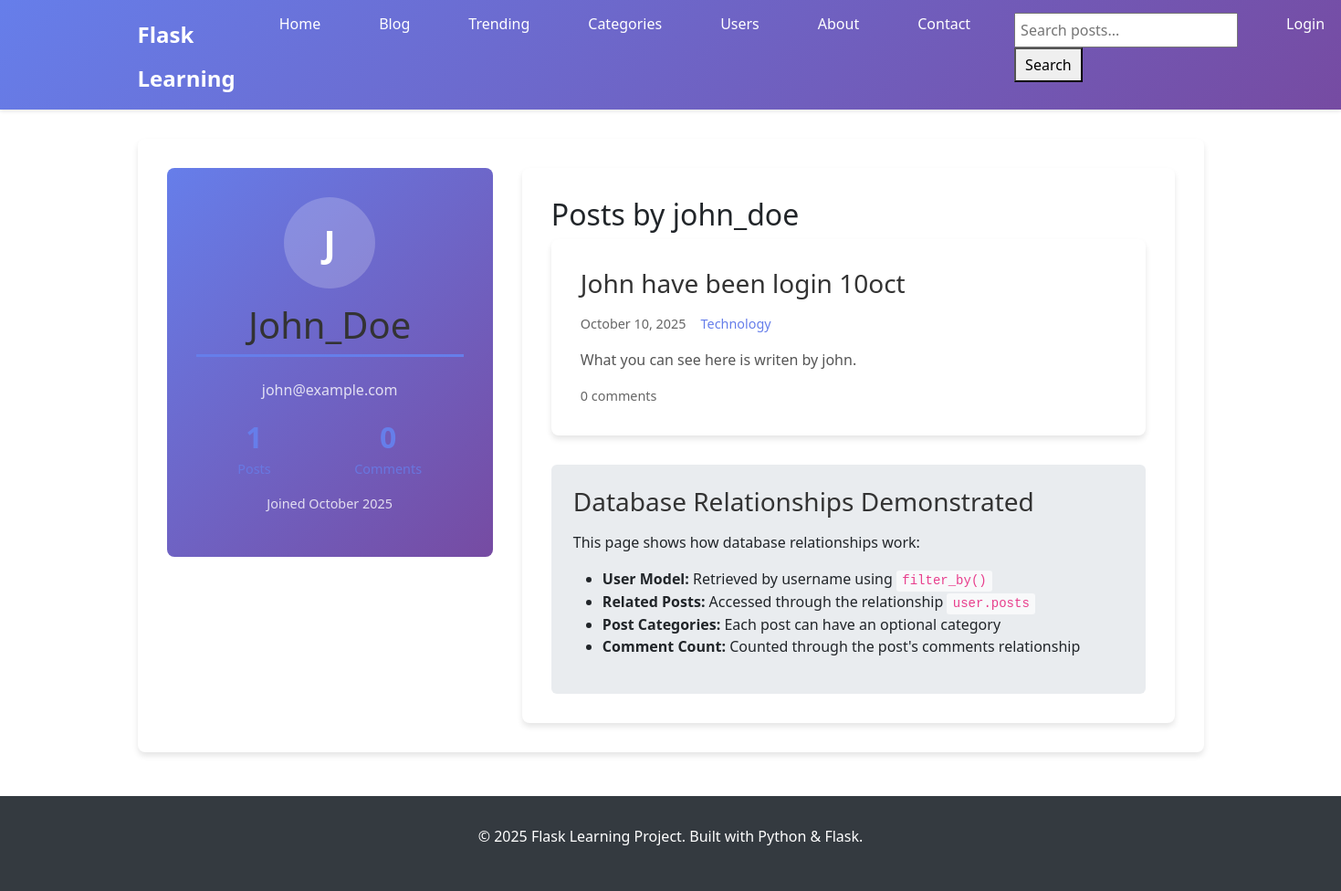
/user/john_doe, run on the app's committed database.
### app.py (models this page shows, shortened)
class User(db.Model, UserMixin):
    id = db.Column(db.Integer, primary_key=True)
    username = db.Column(db.String(80), unique=True, nullable=False)
    email = db.Column(db.String(120), unique=True, nullable=False)
    password_hash = db.Column(db.String(255), nullable=False)
    avatar_filename = db.Column(db.String(255), nullable=True, default='default-avatar.png')
    is_admin = db.Column(db.Boolean, default=False)
    created_at = db.Column(db.DateTime, default=datetime.utcnow)
    is_active = db.Column(db.Boolean, default=True)
    posts = db.relationship('Post', backref='author', lazy=True, cascade='all, delete-orphan')
    comments = db.relationship('Comment', backref='author', lazy=True, cascade='all, delete-orphan')

class Post(db.Model):
    id = db.Column(db.Integer, primary_key=True)
    title = db.Column(db.String(200), nullable=False)
    content = db.Column(db.Text, nullable=False)
    image_filename = db.Column(db.String(255), nullable=True)
    created_at = db.Column(db.DateTime, default=datetime.utcnow)
    updated_at = db.Column(db.DateTime, default=datetime.utcnow, onupdate=datetime.utcnow)
    user_id = db.Column(db.Integer, db.ForeignKey('user.id'), nullable=False)
    category_id = db.Column(db.Integer, db.ForeignKey('category.id'), nullable=True)
    comments = db.relationship('Comment', backref='post', lazy=True, cascade='all, delete-orphan')

class Category(db.Model):
    id = db.Column(db.Integer, primary_key=True)
    name = db.Column(db.String(50), unique=True, nullable=False)
    description = db.Column(db.Text)
    posts = db.relationship('Post', backref='category', lazy=True)

### app.py (the view)
@app.route('/user/<username>')
def user_profile(username):
    user = User.query.filter_by(username=username).first_or_404()
    posts = Post.query.filter_by(user_id=user.id).order_by(Post.created_at.desc()).all()
    return render_template('user_profile.html', title=f'{username} - Profile',
                         user=user, posts=posts)

### templates/user_profile.html
{% extends "base.html" %}
{% block content %}
<div class="content-section">
    <div class="profile-content">
        <div class="profile-card">
            <div class="profile-avatar">
                <span class="avatar-letter">{{ user.username[0].upper() }}</span>
            </div>
            <h1>{{ user.username.title() }}</h1>
            <p class="profile-email">{{ user.email }}</p>
            <div class="profile-stats">
                <div class="stat">
                    <span class="stat-number">{{ posts|length }}</span>
                    <span class="stat-label">Posts</span>
                </div>
                <div class="stat">
                    <span class="stat-number">{{ user.comments|length }}</span>
                    <span class="stat-label">Comments</span>
                </div>
            </div>
            <p class="join-date">Joined {{ user.created_at.strftime('%B %Y') }}</p>
        </div>
        <div class="profile-content-main">
            <h2>Posts by {{ user.username }}</h2>
            {% if posts %}
                <div class="user-posts">
                    {% for post in posts %}
                    <article class="post-card">
                        <h3><a href="{{ url_for('post_detail', id=post.id) }}">{{ post.title }}</a></h3>
                        <div class="post-meta">
                            <span class="date">{{ post.created_at.strftime('%B %d, %Y') }}</span>
                            {% if post.category %}
                            <span class="category">
                                <a href="{{ url_for('category_posts', id=post.category.id) }}">{{ post.category.name }}</a>
                            </span>
                            {% endif %}
                        </div>
                        <p class="post-excerpt">{{ post.content[:150] }}{% if post.content|length > 150 %}...{% endif %}</p>
                        <div class="post-stats">
                            <span>{{ post.comments|length }} comments</span>
                        </div>
                    </article>
                    {% endfor %}
                </div>
            {% else %}
                <div class="no-posts">
                    <p>{{ user.username }} hasn't written any posts yet.</p>
                </div>
            {% endif %}
            <div class="database-demo-info">
                <h3>Database Relationships Demonstrated</h3>
                <p>This page shows how database relationships work:</p>
                <ul>
                    <li><strong>User Model:</strong> Retrieved by username using <code>filter_by()</code></li>
                    <li><strong>Related Posts:</strong> Accessed through the relationship <code>user.posts</code></li>
                    <li><strong>Post Categories:</strong> Each post can have an optional category</li>
                    <li><strong>Comment Count:</strong> Counted through the post's comments relationship</li>
                </ul>
            </div>
        </div>
    </div>
</div>
{% endblock %}

### static/css/style.css (style rules this page uses)
* { margin: 0; padding: 0; box-sizing: border-box; }
body { font-family: 'Segoe UI', Tahoma, Geneva, Verdana, sans-serif; line-height: 1.6; color: #333; background-color: #f8f9fa; }
.content-section { background: white; padding: 2rem; border-radius: 8px; box-shadow: 0 4px 6px rgba(0,0,0,0.1); margin: 2rem 0; }
.content-section h1 { color: #333; margin-bottom: 1.5rem; border-bottom: 3px solid #667eea; padding-bottom: 0.5rem; }
.profile-content { display: grid; grid-template-columns: 1fr 2fr; gap: 2rem; align-items: start; }
.profile-card { background: linear-gradient(135deg, #667eea 0%, #764ba2 100%); color: white; padding: 2rem; border-radius: 8px; text-align: center; }
.profile-avatar { width: 80px; height: 80px; background: rgba(255,255,255,0.2); border-radius: 50%; display: flex; align-items: center; justify-content: center; margin: 0 auto 1rem; }
.avatar-letter { font-size: 2rem; font-weight: bold; }
.post-card { background: white; padding: 2rem; border-radius: 8px; box-shadow: 0 4px 6px rgba(0,0,0,0.1); transition: transform 0.3s ease; }
.post-card h2, .post-card h3 { margin-bottom: 1rem; }
.post-card h2 a, .post-card h3 a { color: #333; text-decoration: none; }
.post-meta { display: flex; gap: 1rem; margin-bottom: 1rem; font-size: 0.9rem; color: #666; flex-wrap: wrap; }
.post-meta a { color: #667eea; text-decoration: none; }
.post-excerpt, .post-content p { color: #555; line-height: 1.6; margin-bottom: 1rem; }
.stat { color: #667eea; font-size: 0.9rem; }
.profile-card { background: linear-gradient(135deg, #667eea 0%, #764ba2 100%); color: white; padding: 2rem; border-radius: 8px; text-align: center; position: sticky; top: 2rem; }
.profile-avatar { width: 100px; height: 100px; background: rgba(255,255,255,0.2); border-radius: 50%; display: flex; align-items: center; justify-content: center; margin: 0 auto 1rem; }
.avatar-letter { font-size: 2.5rem; font-weight: bold; }
.profile-email { opacity: 0.8; margin-bottom: 1rem; }
.profile-stats { display: flex; justify-content: space-around; margin: 1rem 0; }
.stat { text-align: center; }
.stat-number { display: block; font-size: 2rem; font-weight: bold; }
.stat-label { font-size: 0.9rem; opacity: 0.8; }
.join-date { opacity: 0.8; font-size: 0.9rem; }
.profile-content-main { background: white; padding: 2rem; border-radius: 8px; box-shadow: 0 4px 6px rgba(0,0,0,0.1); }
.user-posts { display: flex; flex-direction: column; gap: 1.5rem; }
.post-stats { color: #666; font-size: 0.9rem; margin-top: 1rem; }
.database-info, .database-demo-info, .demo-info { background: #e9ecef; padding: 1.5rem; border-radius: 6px; margin-top: 2rem; }
.database-info h3, .database-demo-info h3, .demo-info h3 { color: #333; margin-bottom: 1rem; }
.database-info code, .database-demo-info code, .demo-info code { background: #f8f9fa; padding: 0.2rem 0.4rem; border-radius: 3px; font-family: 'Courier New', monospace; color: #e83e8c; }

### data on the page
User: username "J", username "John_Doe", email "john@example.com", created_at "October 2025", username "john_doe"
Post: title "John have been login 10oct", created_at "October 10, 2025", category.name "Technology", content "What you can see here is writen by john.", comments|length "0"

### other printed values
{{ user.comments|length }} "0"
